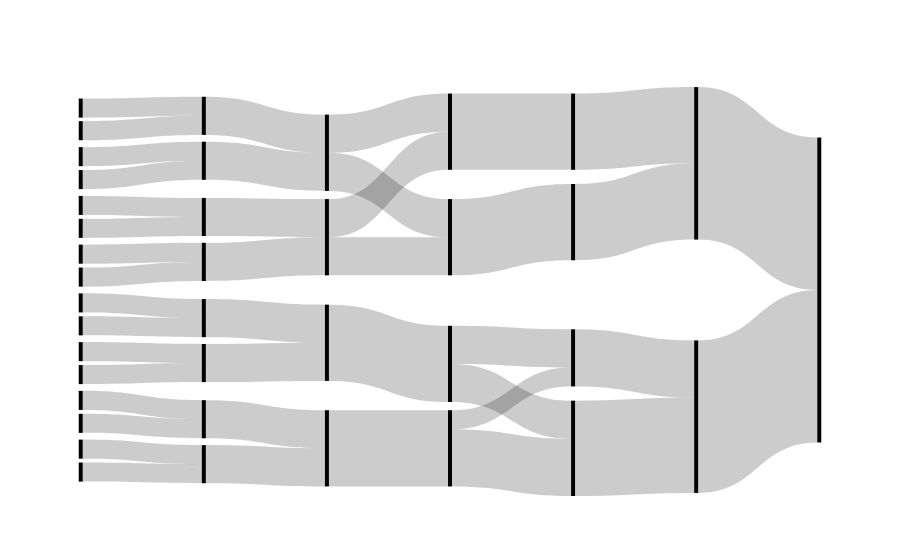

Notebook code cell kept with this figure:
### Code cell
# plot Sankey
fig = sankey.plot_sankey(pad=5,thickness=4)
fig.write_image(f"figures/cartoon_sankey_nh_v2.svg")
